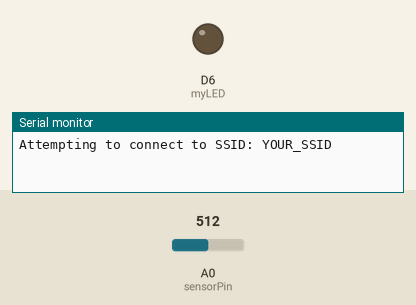
A program run on a simulated Arduino MKR. Shown: output pins drawn as LEDs (lit = HIGH), the last lines printed to the serial monitor. Inputs (shaded band) come from the test bench; at power-on: A0 (sensorPin) = 512 (analog values on the 0–1023 scale). WiFi joins after 1.5 s; servers stay silent unless stated.

Above: at 0.1 s.
At 7.0 s:
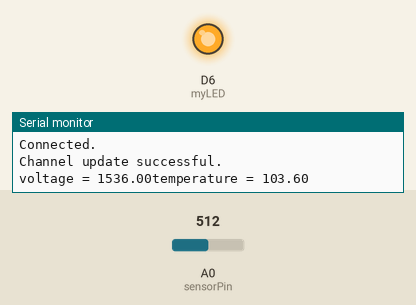
Timing chart, 0 to 8.5 s (numbered marks = the images above):
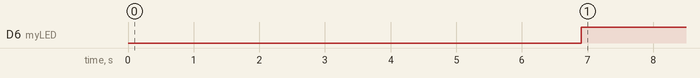

Measured:
- by itself, D6 (myLED): LOW → HIGH at 6.9 s

The program:

main.cpp
```cpp
// (licence header left out)
#include <Arduino.h>
#include "ThingSpeak.h"
#include <WiFi101.h>
#include "secrets-example.h"

#define myLED 6

char ssid[] = SECRET_SSID;    //  your network SSID (name)
char pass[] = SECRET_PASS;   // your network password
int keyIndex = 0;            // your network key Index number (needed only for WEP)
WiFiClient  client;

unsigned long myChannelNumber = SECRET_CH_ID;
const char * myWriteAPIKey = SECRET_WRITE_APIKEY;

// Initialize our values
int sensorPin = A0;
int sensorValue = 0;
int led;
float temperature = 0.0;
float voltage = 0.0;


String myStatus = "";

void setup() {
  pinMode(myLED,OUTPUT);
  //Initialize serial and wait for port to open:
  Serial.begin(115200);
  analogReadResolution(10);
  ThingSpeak.begin(client);  // Initialize ThingSpeak
}

void loop() {

  // Connect or reconnect to WiFi
  if(WiFi.status() != WL_CONNECTED){
    Serial.print("Attempting to connect to SSID: ");
    Serial.println(SECRET_SSID);
    while(WiFi.status() != WL_CONNECTED){
      WiFi.begin(ssid, pass);  // Connect to WPA/WPA2 network. Change this line if using open or WEP network
      Serial.print(".");
      delay(5000);
    }
    Serial.println("\nConnected.");
  }

  // set the fields with the values
  ThingSpeak.setField(1, temperature);
  ThingSpeak.setField(2, led);

  // figure out the status message
  if(voltage < 760){
    myStatus = String("Temperature OK");
  }
  else if((voltage >= 760) & (voltage < 780)){
    myStatus = String("TEMPERATURE RISING");
  }
  else if(voltage > 780){
    myStatus = String("HIGH TEMPERATURE");
  }

  // set the status
  ThingSpeak.setStatus(myStatus);

  // write to the ThingSpeak channel
  int x = ThingSpeak.writeFields(myChannelNumber, myWriteAPIKey);
  if(x == 200){
    Serial.println("Channel update successful.");
  }
  else{
    Serial.println("Problem updating channel. HTTP error code " + String(x));
  }

  // get temperature reading
  sensorValue = analogRead(sensorPin);
  voltage = sensorValue * (3300 / 1024);
  Serial.print("voltage = ");
  Serial.print(voltage);
  temperature = (voltage - 500) / 10;
  Serial.print("temperature = ");
  Serial.println(temperature);
  delay(100);
  if (temperature >= 28){
    digitalWrite(myLED,HIGH);
    led = 1;
  }
  else {
    digitalWrite(myLED,LOW);
    led = 0;
  }

    delay(20000); // Wait 20 seconds to update the channel again
}
```

secrets-example.h
```cpp
// Use this file to store all of the private credentials
// and connection details

#define SECRET_SSID "YOUR_SSID"		// replace MySSID with your WiFi network name
#define SECRET_PASS "YOUR_PASSWORD"	// replace MyPassword with your WiFi password

#define SECRET_CH_ID 0000000			// replace 0000000 with your channel number
#define SECRET_WRITE_APIKEY "XYZ"   // replace XYZ with your channel write API Key
```
